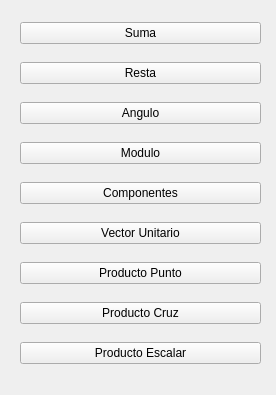
<?xml version="1.0" encoding="UTF-8"?>
<ui version="4.0">
 <class>op_select::op_select</class>
 <widget class="QWidget" name="op_select::op_select">
  <property name="geometry">
   <rect>
    <x>0</x>
    <y>0</y>
    <width>276</width>
    <height>395</height>
   </rect>
  </property>
  <property name="windowTitle">
   <string>Seleccione Operacion</string>
  </property>
  <widget class="QWidget" name="verticalLayoutWidget">
   <property name="geometry">
    <rect>
     <x>20</x>
     <y>10</y>
     <width>241</width>
     <height>371</height>
    </rect>
   </property>
   <layout class="QVBoxLayout" name="verticalLayout">
    <item>
     <widget class="QPushButton" name="B_suma">
      <property name="text">
       <string>Suma</string>
      </property>
     </widget>
    </item>
    <item>
     <widget class="QPushButton" name="B_resta">
      <property name="text">
       <string>Resta</string>
      </property>
     </widget>
    </item>
    <item>
     <widget class="QPushButton" name="B_angulo">
      <property name="text">
       <string>Angulo</string>
      </property>
     </widget>
    </item>
    <item>
     <widget class="QPushButton" name="B_modulo">
      <property name="text">
       <string>Modulo</string>
      </property>
     </widget>
    </item>
    <item>
     <widget class="QPushButton" name="B_componentes">
      <property name="text">
       <string>Componentes</string>
      </property>
     </widget>
    </item>
    <item>
     <widget class="QPushButton" name="B_vunit">
      <property name="text">
       <string>Vector Unitario</string>
      </property>
     </widget>
    </item>
    <item>
     <widget class="QPushButton" name="B_ppunto">
      <property name="text">
       <string>Producto Punto</string>
      </property>
     </widget>
    </item>
    <item>
     <widget class="QPushButton" name="B_pcruz">
      <property name="text">
       <string>Producto Cruz</string>
      </property>
      <property name="autoDefault">
       <bool>false</bool>
      </property>
      <property name="default">
       <bool>false</bool>
      </property>
      <property name="flat">
       <bool>false</bool>
      </property>
     </widget>
    </item>
    <item>
     <widget class="QPushButton" name="B_pescalar">
      <property name="text">
       <string>Producto Escalar</string>
      </property>
     </widget>
    </item>
   </layout>
  </widget>
 </widget>
 <resources/>
 <connections/>
</ui>
